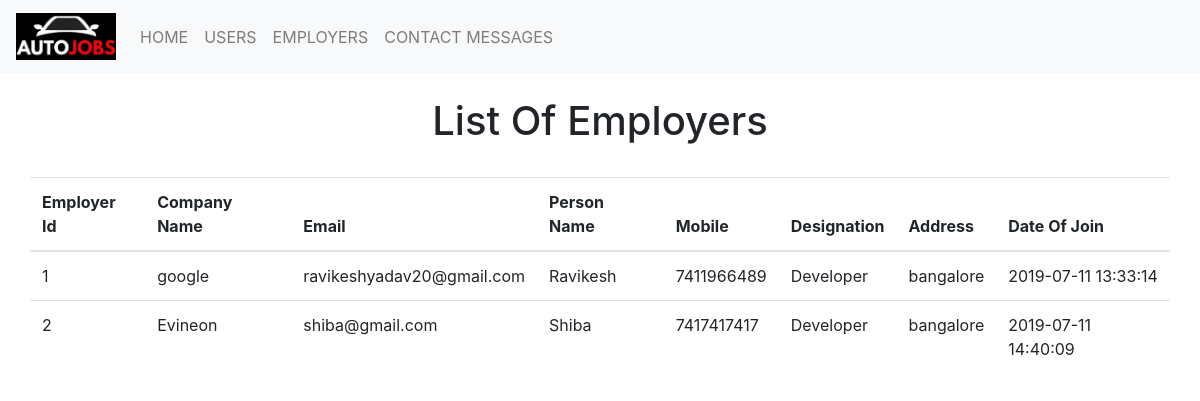
/admin/employer.php, run on the app's committed database.
### tables this page shows
CREATE TABLE `employer` (
  `eid` int(10) NOT NULL,
  `company_name` varchar(50) NOT NULL,
  `email` varchar(60) NOT NULL,
  `pwd` varchar(50) NOT NULL,
  `person_name` varchar(60) NOT NULL,
  `mobile` varchar(13) NOT NULL,
  `designation` varchar(60) NOT NULL,
  `address` text NOT NULL,
  `time` varchar(20) NOT NULL DEFAULT current_timestamp()
);

### admin/employer.php (the view, shortened to what this page needs)
<?php
	include_once('header.php');
?>
	<h1 style="text-align: center">List Of Employers</h1><br>
	<table class="container table table-hover">
	  <thead>
	    <tr>
	      <th scope="col">Employer Id</th>
	      <th scope="col">Company Name</th>
	      <th scope="col">Email</th>
	      <th scope="col">Person Name</th>
	      <th scope="col">Mobile</th>
	      <th scope="col">Designation</th>
	      <th scope="col">Address</th>
	      <th scope="col">Date Of Join</th>
	    </tr>
	  </thead>
	  <tbody>
	  	<?php
       $conn = mysqli_connect("localhost", "root", "", "jobs");
       $sql = "SELECT * FROM employer";
       $result = mysqli_query($conn, $sql);
       if (mysqli_num_rows($result) > 0) {
          while ($row = mysqli_fetch_assoc($result))
            {
              echo "<TR>";
              echo "<TD>";
              echo $row["eid"];
              echo "<TD>";
              echo $row["company_name"];
              echo "<TD>";
              echo $row["email"];
              echo "<TD>";
              echo $row["person_name"];
              echo "<TD>";
              echo $row["mobile"];
              echo "<TD>";
              echo $row["designation"];
              echo "<TD>";
              echo $row["address"];
              echo "<TD>";
              echo $row["time"];
              echo "</TD></TR>";
            }
          } else {
                  echo "0 results";
          }
      ?>
	  </tbody>
	</table>
</body>
</html>

### data on the page
employer: eid "1", company_name "google", email "ravikeshyadav20@gmail.com", person_name "Ravikesh", mobile "7411966489", designation "Developer", address "bangalore", time "2019-07-11 13:33:14"
employer: eid "2", company_name "Evineon", email "shiba@gmail.com", person_name "Shiba", mobile "7417417417", designation "Developer", address "bangalore", time "2019-07-11 14:40:09"
